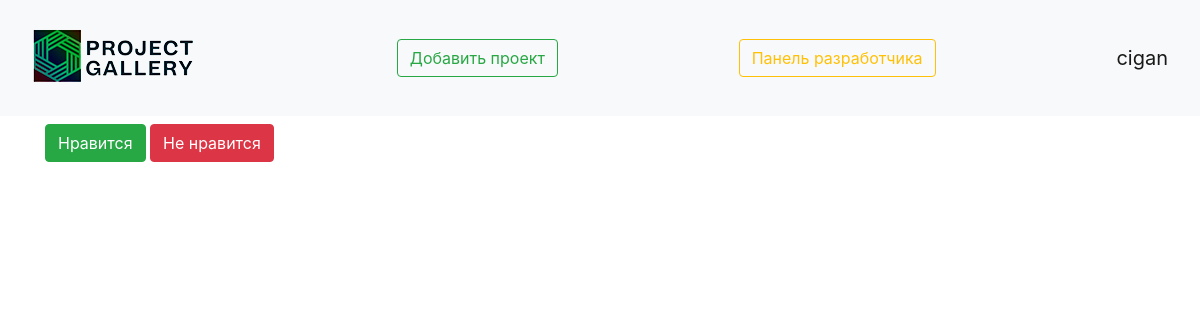
Page /viewing_project/16 (signed in) on the earlier database version.
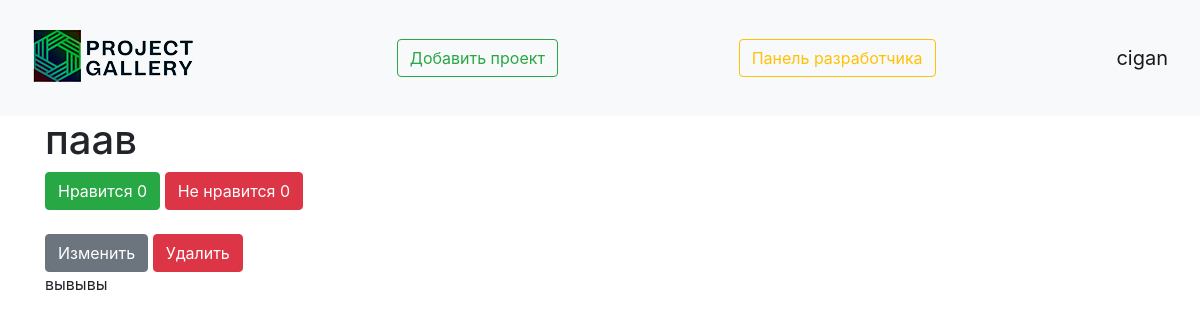
Same page on the later database version.
### data/projects.py (models this page shows)
class Projects(SqlAlchemyBase, SerializerMixin):
    __tablename__ = 'projects'
    id = sqlalchemy.Column(sqlalchemy.Integer,
                           primary_key=True, autoincrement=True)
    title = sqlalchemy.Column(sqlalchemy.String, nullable=True)
    content = sqlalchemy.Column(sqlalchemy.String, nullable=True)
    created_date = sqlalchemy.Column(sqlalchemy.DateTime,
                                     default=datetime.datetime.now)
    is_private = sqlalchemy.Column(sqlalchemy.Boolean, default=True)
    is_confirmed = sqlalchemy.Column(sqlalchemy.Boolean, nullable=True, default=False)
    is_deleted = sqlalchemy.Column(sqlalchemy.Boolean, nullable=True, default=False)
    image = sqlalchemy.Column()
    like = sqlalchemy.Column(sqlalchemy.Integer, default=0)
    dislike = sqlalchemy.Column(sqlalchemy.Integer, default=0)
    user_id = sqlalchemy.Column(sqlalchemy.Integer,
                                sqlalchemy.ForeignKey("users.id"))
    user = orm.relation('User')

### main.py (the view)
@app.route('/viewing_project/<int:id>', methods=['GET', 'POST'])
@login_required
def viewing_project(id):
    db_sess = db_session.create_session()
    projects = db_sess.query(Projects).filter(Projects.id == id).first()
    return render_template("viewing_project.html", projects=projects)

### data/db_session.py (called while the page is built)
def create_session() -> Session:
    global __factory
    return __factory()

### main.py (called while the page is built)
@login_manager.user_loader
def load_user(user_id):
    db_sess = db_session.create_session()
    return db_sess.query(User).get(user_id)

### templates/viewing_project.html (shortened to what this page needs)
{% extends "base.html" %}
{% block content %}
<h1>{{ projects.title }}</h1>
<div>
    <a href="/like_projects/{{ projects.id }}" class="btn btn-success">
        Нравится {{ projects.like }}
    </a>
    <a href="/dislike_projects/{{ projects.id }}" class="btn btn-danger">
        Не нравится {{ projects.dislike }}
    </a>
</div><br>
{% if current_user.is_authenticated and current_user == projects.user %}
    <div>
        <a href="/projects/{{ projects.id }}" class="btn btn-secondary">
            Изменить
        </a>
        <a href="/projects_delete/{{ projects.id }}" class="btn btn-danger">
            Удалить
        </a>
    </div>
{% endif %}
<p>{{ projects.content }}</p>
{% endblock %}

Differences in the rows shown:
added Projects: title "паав", like "0", dislike "0", content "вывывы"
Other differences:
text now shown: "Изменить Удалить"
